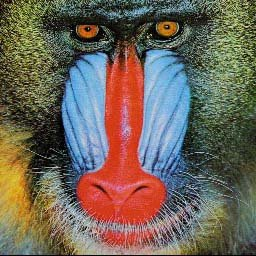
//> input picture opencv/mandrill.jpg, 256 x 256 px
$ ./histogram   (built with g++ and OpenCV 4)
//> lines starting //> are read from the running program, lines starting //| are printed output that depends on the picture; after the words box and inside, x2 and y2 are one past the last pixel; in counts of white or black regions, pixels touching at a corner belong together
#include <opencv2/highgui/highgui.hpp>
#include <opencv2/imgproc/imgproc.hpp>

using namespace cv;

int main() {
    MatND hist;
    const int* chan_nos = {};
    float chan_range[] = {0.0, 255.0};
    const float* chan_ranges = chan_range;
    int histSize = 255;
    double maxVal = 0, minVal = 0;

    Mat image1 = imread("mandrill.jpg", IMREAD_GRAYSCALE);
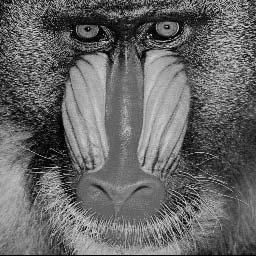
//> image1: 256 rows x 256 cols, CV_8UC1; min 0, max 236, mean 102.8
    Mat image2 = Mat::zeros(image1.size(), image1.type());
    Mat histImg1(histSize, histSize, CV_8U, Scalar(histSize));
    Mat histImg2(histSize, histSize, CV_8U, Scalar(histSize));

    image2 = image1 + 50;
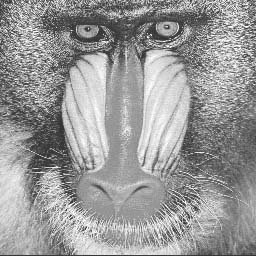
//> image2: 256 rows x 256 cols, CV_8UC1; min 50, max 255, mean 152.8

    calcHist(
        &image1, 1,     // 단일 영상의 히스토그램만
        chan_nos,       // 대상 채널
        Mat(),          // 마스크 없음
        hist,           // 결과 저장
        1,              // 1D 차원 히스토그램
        &histSize,      // 빈도 수
        &chan_ranges    // 화소 값 범위
    );
//> hist = 255 values, max 643 at index 102, min 0 at index 218, mean 257

    minMaxLoc(hist, &minVal, &maxVal, 0, 0);
//> maxVal = 643
    int hpt = static_cast<int>(0.9 * histSize);     // 90%를 최대점으로 설정

    for (int h = 0; h < histSize; h++) {
        float binVal = hist.at<float>(h);
        int intensity = static_cast<int>(binVal * hpt / maxVal);

        line(histImg1, Point(h, histSize), Point(h, histSize - intensity), Scalar::all(0));
    }
//> this loop made 255 passes
//> (binVal, intensity) on passes 1 to 3: (308, 109), (81, 28), (104, 37)
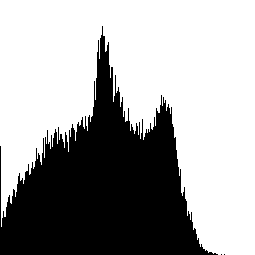
//> histImg1: 255 rows x 255 cols, CV_8UC1; 64.3% white; 3 black regions (2 under 20 px), largest, box (x1, y1, x2, y2) and area: (0, 26, 218, 255) 23222

    calcHist(&image2, 1, chan_nos, Mat(), hist, 1, &histSize, &chan_ranges);
//> hist = 255 values, max 643 at index 152, min 0 at index 0, mean 256.5

    minMaxLoc(hist, &minVal, &maxVal, 0, 0);

    for (int h = 0; h < histSize; h++) {
        float binVal = hist.at<float>(h);
        int intensity = static_cast<int>(binVal * hpt / maxVal);
        line(histImg2, Point(h, histSize), Point(h, histSize - intensity), Scalar::all(0));
    }
//> this loop made 255 passes
//> (binVal, intensity) on passes 1 to 3: (0, 0), (0, 0), (0, 0)
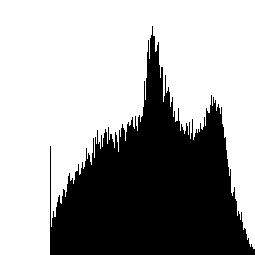
//> histImg2: 255 rows x 255 cols, CV_8UC1; 64.3% white; 1 black region, box (x1, y1, x2, y2) and area: (50, 26, 255, 255) 23189

    imshow("Historgram1", histImg1);
    imshow("Histogram2", histImg2);

    waitKey(0);

    return 0;
}

$ run again, with opencv/sample2.jpg copied over opencv/mandrill.jpg
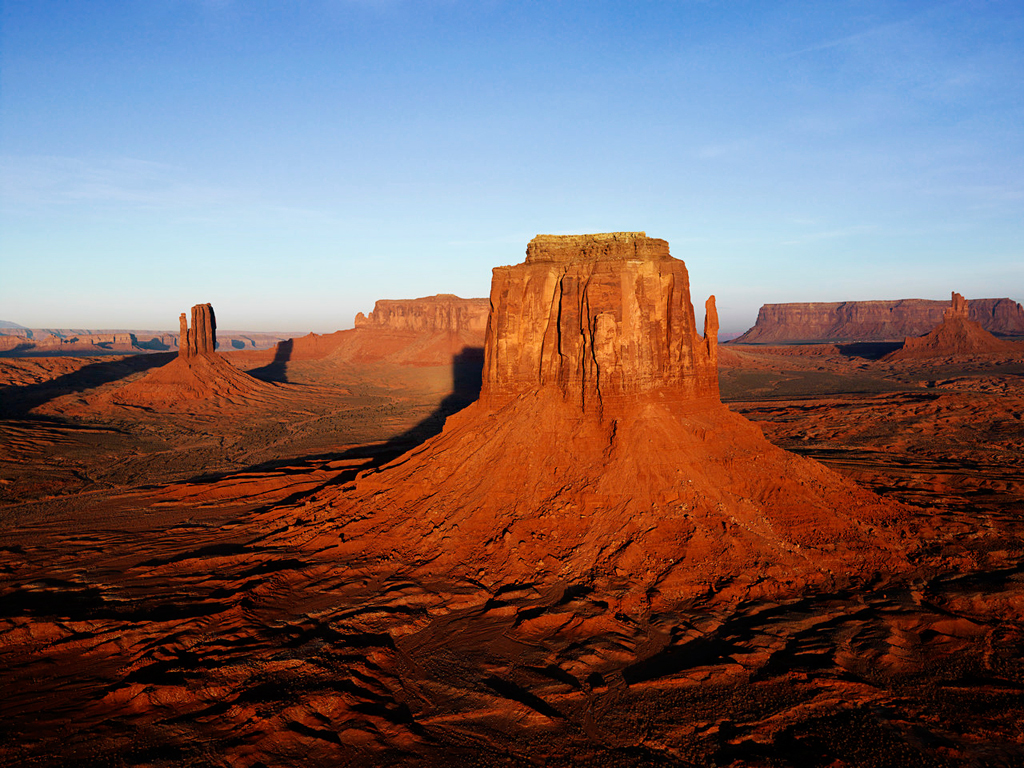
//> input picture opencv/sample2.jpg, 1024 x 768 px
//> `calcHist( &image1, 1, chan_nos, Mat(), hist, 1, &histSize, &chan_range..`: hist = 255 values, max 12760 at index 2, min 0 at index 246, mean 3084
//> maxVal = 12760
//> the loop `for (int h = 0; h < histSize; h++)` made 255 passes
//> (binVal, intensity) on passes 1 to 3: (6024, 108), (10475, 187), (12760, 229)
//> after the loop `for (int h = 0; h < histSize; h++)`:
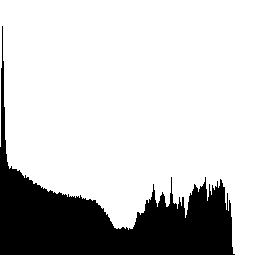
//> histImg1: 255 rows x 255 cols, CV_8UC1; 78.5% white; 1 black region, box (x1, y1, x2, y2) and area: (0, 26, 235, 255) 13997
//> `calcHist(&image2, 1, chan_nos, Mat(), hist, 1, &histSize, &chan_ranges);`: hist = 255 values, max 12760 at index 52, min 0 at index 0, mean 2704.8
//> the loop `for (int h = 0; h < histSize; h++)` made 255 passes
//> (binVal, intensity) on passes 1 to 3: (0, 0), (0, 0), (0, 0)
//> after the loop `for (int h = 0; h < histSize; h++)`:
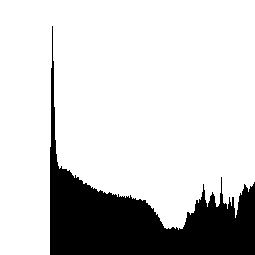
//> histImg2: 255 rows x 255 cols, CV_8UC1; 81.1% white; 1 black region, box (x1, y1, x2, y2) and area: (50, 26, 255, 255) 12280
